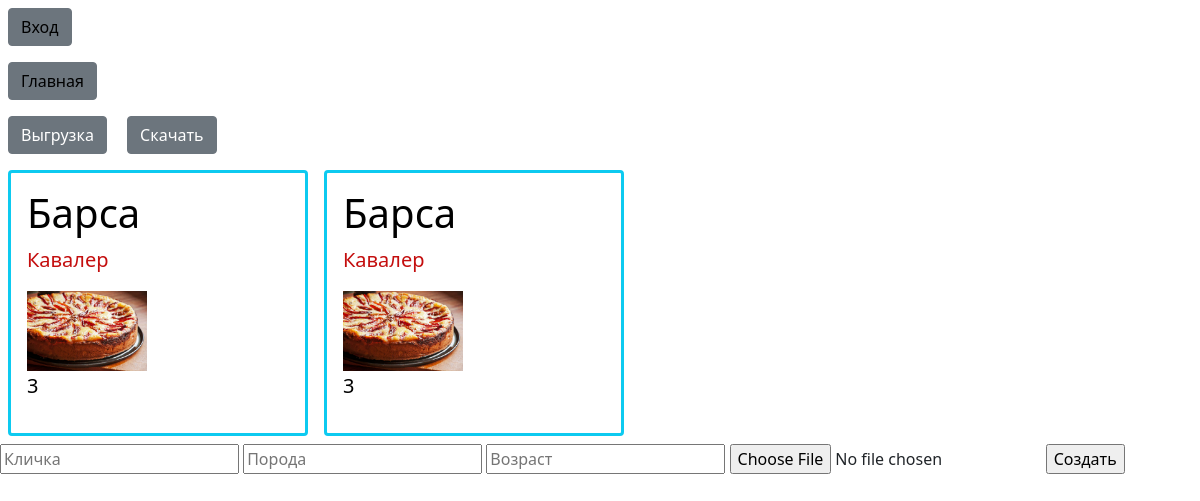
The app's page /guests, older data.
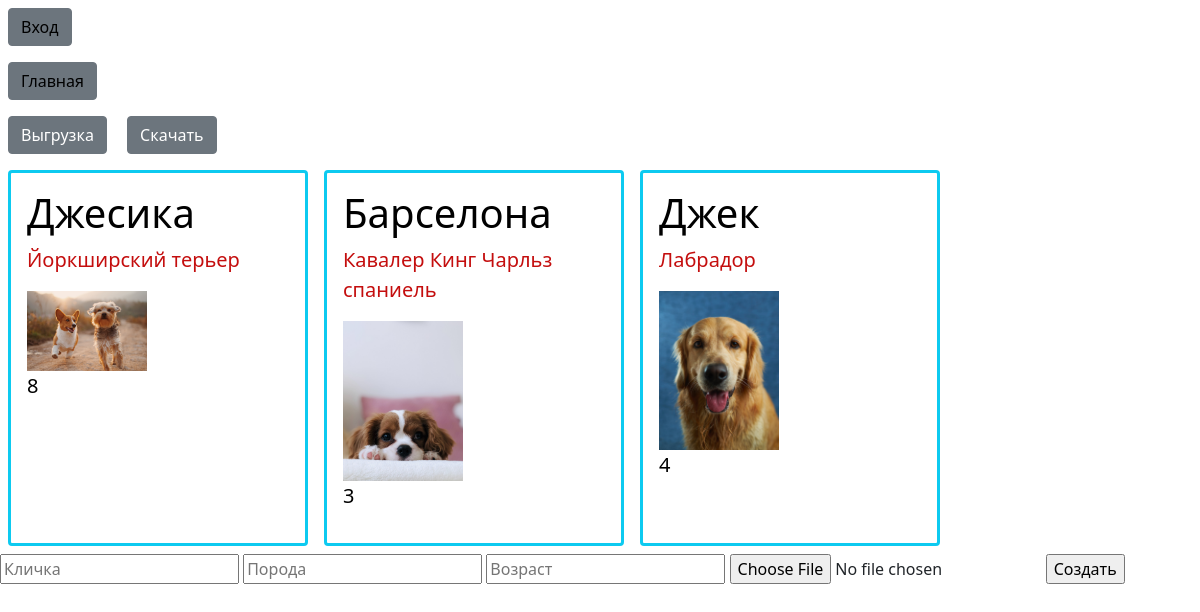
The same page, newer data.
### app1/models.py (models this page shows, shortened)
class Posts(models.Model):
    name = models.CharField(max_length=100)
    breed = models.TextField()
    age = models.IntegerField()
    image = models.CharField(max_length=200, default='')

### app1/views.py (the view)
# urls.py: path('guests', views.guests),
def guests(request):
    guests = Posts.objects.all()
    return render(request, 'guests.html', {'guests': guests})

### app1/templates/guests.html (shortened to what this page needs)
{% extends "base.html" %}
{% load static %}
{% block content %}
        <div>
            <a class="btn btn-secondary m-2" style="color: black;" style="color: black;" href="/">
                Главная
            </a>
        <div>
            <a class="btn btn-secondary m-2" href="/export">
                Выгрузка
            </a>
            <a class="btn btn-secondary m-2" href="/download">
                Скачать
            </a>
        </div>
        </div>
        <div class="d-flex flex-wrap" >
        {% for dog in guests %}
            <div class="border border-3 border-info w-25 m-2 p-3 rounded">
                <a style="text-decoration: none;" href="dog/{{dog.id}}">
                <h3 style="color: black;" class="fs-1">{{dog.name}}</h3>
                <p style="color: rgb(196, 14, 14);" class="fs-5">{{dog.breed}}</p>
                <img style="width: 10vw;  " src="/static/images/{{dog.image}}" alt=""/>
                <p style="color: black;" class="fs-5">{{dog.age}}</p>
                </a>
            </div>
        {% endfor %}
        </div>
        <div>
            <form action="newguest" method="POST" enctype="multipart/form-data">
                <input type="text" placeholder="Кличка" name="name"/>
                <input type="text" placeholder="Порода" name="breed"/>
                <input type="int" placeholder="Возраст" name="age"/>
                <input type="file" name="file"/>
                <input type="submit" value="Создать"/>
            </form>
        </div>
{% endblock %}

Row changes from the older to the newer data that the page shows:
removed Posts: name "Барса", breed "Кавалер", image (picture), age "3"
removed Posts: name "Барса", breed "Кавалер", image (picture), age "3"
added Posts: name "Джесика", breed "Йоркширский терьер", image (picture), age "8"
added Posts: name "Барселона", breed "Кавалер Кинг Чарльз спаниель", image (picture), age "3"
added Posts: name "Джек", breed "Лабрадор", image (picture), age "4"
